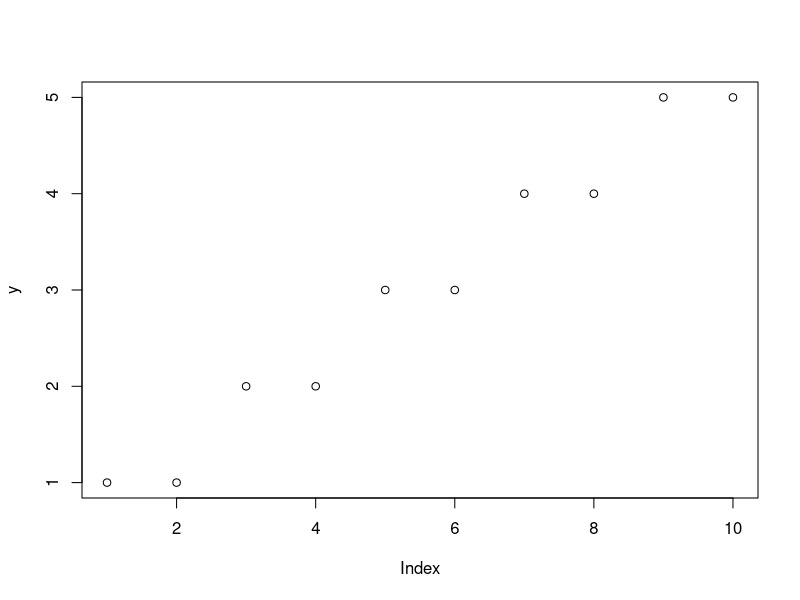
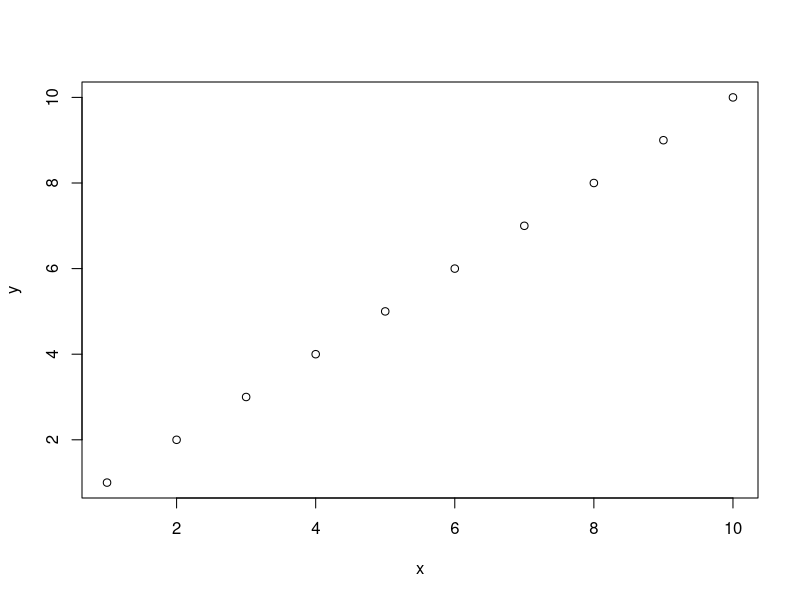
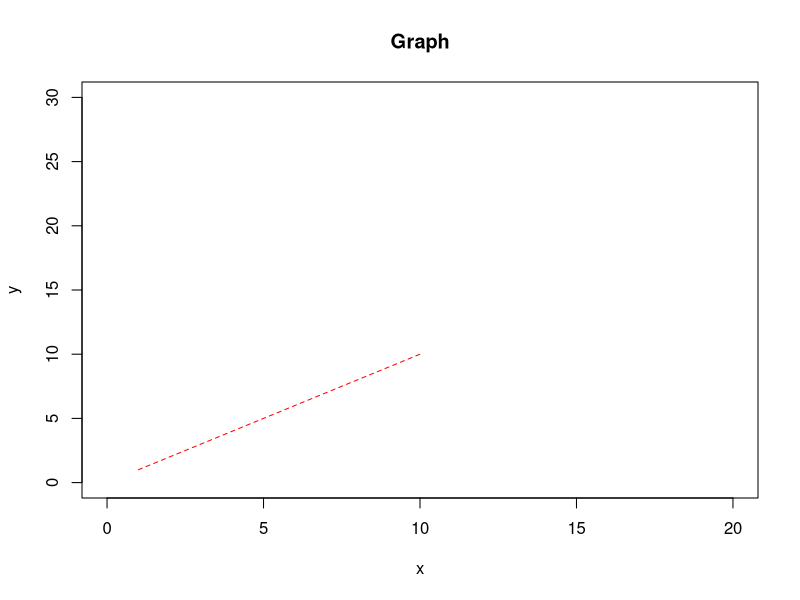
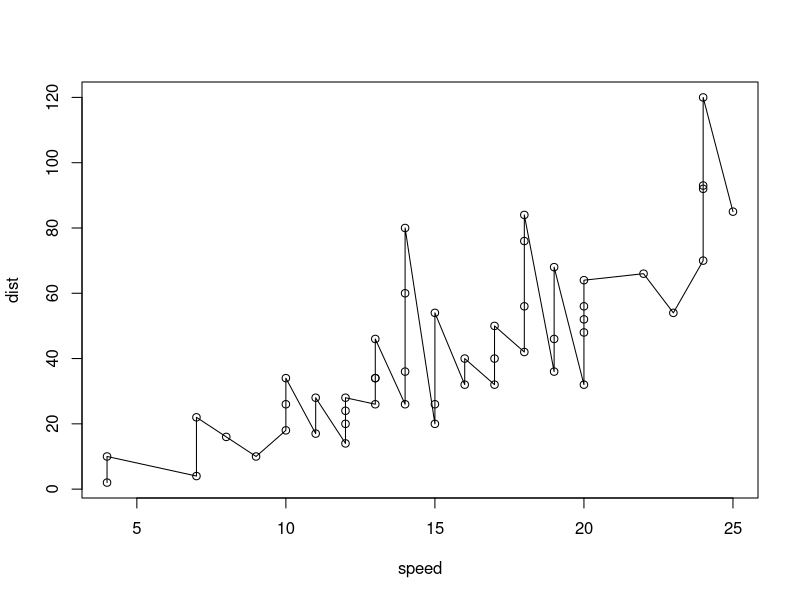
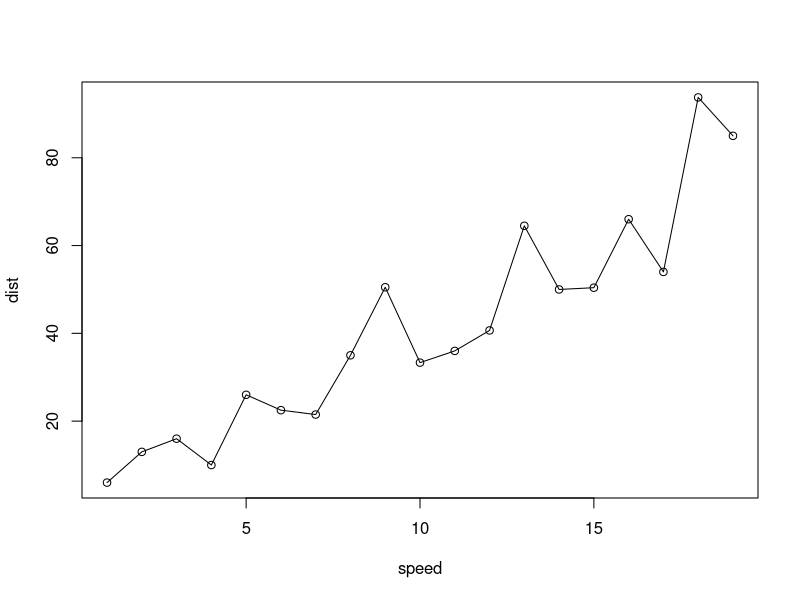
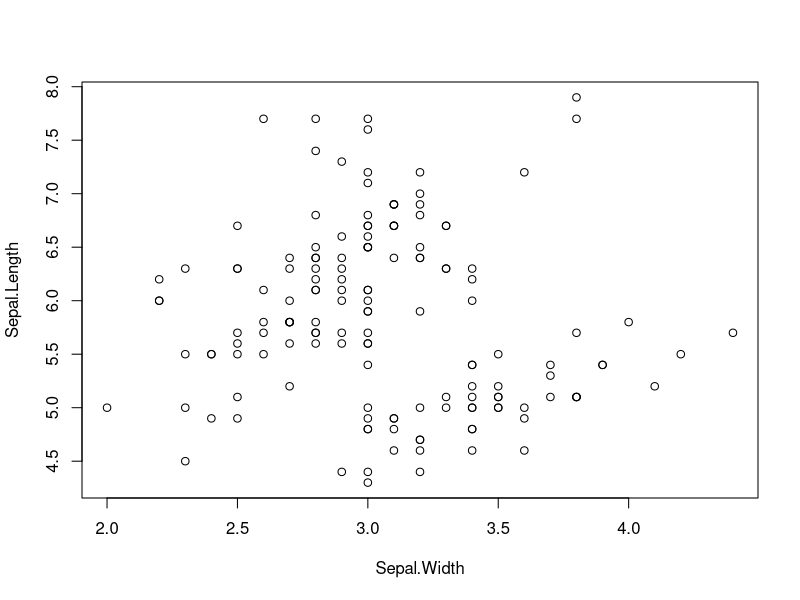
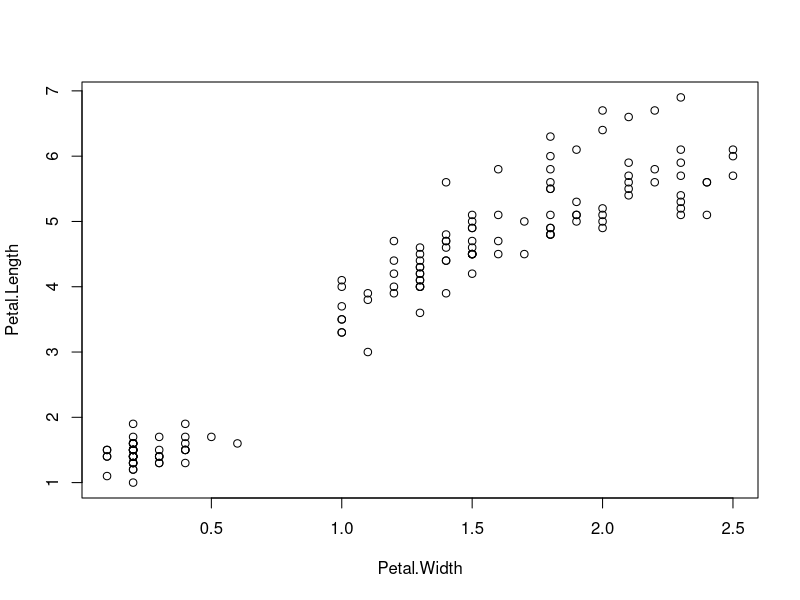
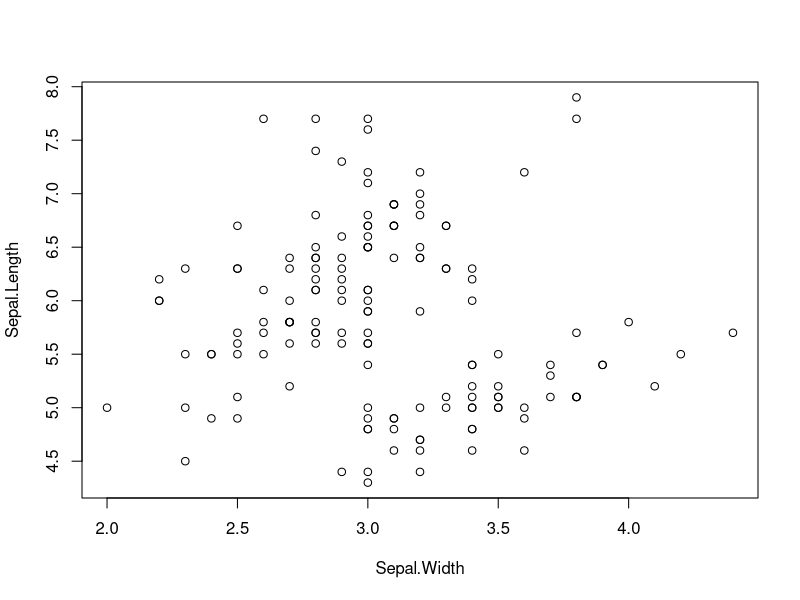

Recreate these plots in R, in order.
##### 기본 함수 #####

### plot()
### plot(y축 데이터, 옵션)
### plot(x축 데이터, y축 데이터, 옵션)

y <- c(1, 1, 2, 2, 3, 3, 4, 4, 5, 5)
plot(y)

x <- 1:10
y <- 1:10

plot(x, y)

# x축 limit를 0부터 20까지, y축 limit를 0부터 30까지, main은 제목
# type="p", "l", "b", "o", "n"
# pch=숫자  - 숫자에 따라서 점의 모양이 바뀜
# cex=숫자 - 숫자에 따라 점의 크기가 바뀜
# col=글자 또는 숫자 - 점의 색상을 지정가능
# lty="solid", "dashed", "dotted", "dotdash", "longdash", "twodash"
plot(x, y, xlim=c(0, 20), ylim=c(0, 30), main="Graph", type="l", pch=2, cex=2.0, col="red", lty="dashed")


str(cars)
plot(cars, type="o")

# 같은 속도일때 제동거리가 다를 경우 대체적인 추세를 알기 어렵다.
# 속도에 대한 평균 제동거리를 구해서 그래프로 그려보자
# tapply - 그룹별로 묶어서 처리
plot(tapply(cars$dist, cars$speed, mean), type="o", xlab="speed", ylab="dist")



### points()
head(iris)
# plot(iris$Sepal.Width, iris$Sepal.Length)
with(iris, plot(Sepal.Width, Sepal.Length))
# plot(iris$Petal.Width, iris$Petal.Length)
with(iris, plot(Petal.Width, Petal.Length))

with(iris, {
  plot(Sepal.Width, Sepal.Length) 
  plot(Petal.Width, Petal.Length)
  })

with(iris, points(Petal.Width, Petal.Length))



### lines()
plot(cars)
lines(cars)


### barplot(), hist(), pie(), mosaicplot(), pair(), persp(), contour(), ...


##### 그래프 배열 #####
head(mtcars)

# 4개의 그래프를 동시에 그리기
par(mfrow=c(2, 2))
plot(mtcars$wt, mtcars$mpg)
plot(mtcars$wt, mtcars$disp)
hist(mtcars$wt)
boxplot(mtcars$wt)


par(mfrow=c(1, 1))     # 다시 초기화 (화면 전체에 그래프 채우기)
plot(mtcars$wt, mtcars$mpg)


# 행또는 열마다 그래프 개수를 다르게 설정가능
?layout
layout(matrix(c(1, 2, 1, 3), 2, 2, byrow=T))
plot(mtcars$wt, mtcars$mpg)
plot(mtcars$wt, mtcars$disp)
hist(mtcars$wt)

par(mfrow=c(1, 1))

##### 특이한 그래프 #####

### arrows
x <- c(1, 3, 6, 8, 9)
y <- c(12, 56, 78, 32, 9)

plot(x, y)
arrows(3, 56, 1, 12)
text(4, 40, "이것은 샘플", srt=60)


### 꽃잎 그래프
x <- c(1, 1, 1, 2, 2, 2, 2, 2, 2, 3, 3, 4, 5, 6, 6, 6)
y <- c(2, 1, 4, 2, 3, 2, 2, 2, 2, 2, 1, 1, 1, 1, 1, 1)

plot(x, y)


?sunflowerplot
sunflowerplot(x, y)


### 별 그래프
# 데이터의 전체적인 윤곽을 살펴보는 그래프
# 데이터 항목에 대한 변화의 정도를 한눈에 파악
str(mtcars)

# 범례 - key.loc=c(X축위치, Y축위치)  / 횡 단위 정렬 = flip.labels=F / 원형시각화 = draw.segments=T
stars(mtcars[1:4], key.loc=c(13, 2.0), flip.labels=T, draw.segments=T )





##### ggplot2 #####
### http://www.r-graph-gallery.com/ggplot2-package.html
### 레이어 지원
###   1) 배경 설정
###   2) 그래프 추가(점, 선, 막대, ...)
###   3) 설정 추가(축 범위, 범례, 색, 표식, ...)




# install.package("ggplot2")
library(ggplot2)
library(dplyr)

### 산포도 : geom_point()
head(mpg)

# aes(x축, y축)
ggplot(data=mpg, aes(x=displ , y=hwy )) + geom_point() + xlim(3, 6) + ylim(10, 30)
ggplot(data=mpg, aes(displ, hwy)) + geom_point() + xlim(3, 6) + ylim(10, 30)


### 막대그래프 : geom_col(), 히스토그램 : geom_bar()
# 구동방식(drv)별로 고속도로 평균연비를 조회하고 그 결과를 그래프로 표현

df_mpg <- mpg %>% group_by(drv) %>% summarise(mean_hwy=mean(hwy))
df_mpg

ggplot(data=df_mpg, aes(drv, mean_hwy)) + geom_col()
ggplot(data=df_mpg, aes(reorder(drv, mean_hwy), mean_hwy)) + geom_col()

ggplot(data=mpg, aes(drv)) + geom_bar()
ggplot(data=mpg, aes(hwy)) + geom_bar()








# install.packages("ggplot2")

